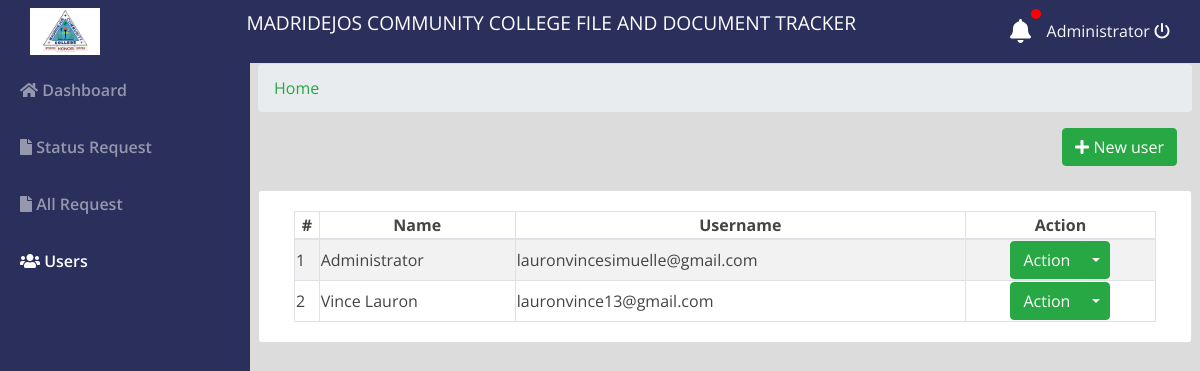
/indexs.php?page=users (signed in), run on the app's committed database.
### tables this page shows
CREATE TABLE `users` (
  `id` int(30) NOT NULL,
  `name` varchar(200) NOT NULL,
  `username` varchar(100) NOT NULL,
  `password` varchar(200) NOT NULL,
  `verification_code` varchar(50) NOT NULL,
  `is_verified` varchar(100) NOT NULL,
  `type` tinyint(1) NOT NULL DEFAULT 1 COMMENT '1=admin',
  `reset_token` varchar(100) DEFAULT NULL,
  `reset_token_expiry` datetime DEFAULT NULL
);

### users.php (the view, shortened to what this page needs)
  <link rel="stylesheet" href="https://cdn.jsdelivr.net/npm/sweetalert2@10/dist/sweetalert2.min.css">
<nav aria-label="breadcrumb ">
  <ol class="breadcrumb">
    <li class="breadcrumb-item text-success">Home</li>
  </ol>
</nav>
<div class="container-fluid">
  <div class="row">
    <div class="col-lg-12">
      <button class="btn btn-success float-right btn-md" id="new_user"><i class="fa fa-plus"></i> New user</button>
    </div>
  </div>
  <br>
  <div class="row">
    <div class="card col-lg-12">
      <div class="card-body">
        <table class="table-striped table-bordered col-md-12">
          <thead>
            <tr>
              <th class="text-center">#</th>
              <th class="text-center">Name</th>
              <th class="text-center">Username</th>
              <th class="text-center">Action</th>
            </tr>
          </thead>
          <tbody>
            <?php
            include 'db_connect.php';
            $users = $conn->query("SELECT * FROM users ORDER BY name ASC");
            $i = 1;
            while ($row = $users->fetch_assoc()) :
            ?>
              <tr>
                <td><?php echo $i++ ?></td>
                <td><?php echo $row['name'] ?></td>
                <td><?php echo $row['username'] ?></td>
                <td>
                  <center>
                    <div class="btn-group">
                      <button type="button" class="btn btn-success">Action</button>
                      <button type="button" class="btn btn-success dropdown-toggle dropdown-toggle-split" data-toggle="dropdown" aria-haspopup="true" aria-expanded="false">
                      </button>
                    </div>
                  </center>
                </td>
              </tr>
            <?php endwhile; ?>
          </tbody>
        </table>
      </div>
    </div>
  </div>
</div>

### assets/css/style.css (style rules this page uses)
body { font-family: "Open Sans", sans-serif; color: #444444; width: 100%; height: calc(100%); }

### indexs.php (style rules this page uses)
body { background: #80808045; }

### data on the page
users: name "Administrator", username "lauronvincesimuelle@gmail.com"
users: name "Vince Lauron", username "lauronvince13@gmail.com"

### other printed values
$_SESSION['login_name'] "Administrator"
